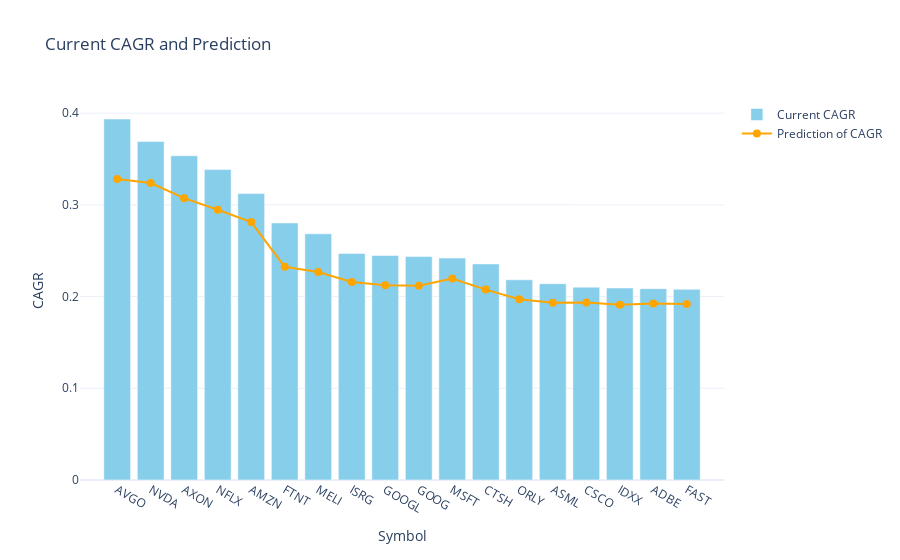

Notebook code for this chart:
### Code cell
# レイアウトを調整
fig.update_layout(
    title="Current CAGR and Prediction",
    xaxis=dict(title="Symbol"),
    yaxis=dict(
        tickvals=[0, 0.1, 0.2, 0.3, 0.4, 0.5],
        title="CAGR"
    ),
    template="plotly_white"
)

### Figure 1 — Plotly figure (JSON) as saved in the notebook; plotly's stock layout.template omitted (floating-point values rounded to 4 significant figures)
{"data": [{"marker": {"color": "skyblue"}, "name": "Current CAGR", "type": "bar", "x": ["AVGO", "NVDA", "AXON", "NFLX", "AMZN", "FTNT", "MELI", "ISRG", "GOOGL", "GOOG", "MSFT", "CTSH", "ORLY", "ASML", "CSCO", "IDXX", "ADBE", "FAST"], "y": [0.3936, 0.3691, 0.3536, 0.3385, 0.3123, 0.2803, 0.2685, 0.247, 0.2448, 0.2436, 0.242, 0.2356, 0.2183, 0.214, 0.2103, 0.2093, 0.2086, 0.2079]}, {"line": {"color": "orange", "width": 2}, "marker": {"size": 8}, "mode": "lines+markers", "name": "Prediction of CAGR", "type": "scatter", "x": ["AVGO", "NVDA", "AXON", "NFLX", "AMZN", "FTNT", "MELI", "ISRG", "GOOGL", "GOOG", "MSFT", "CTSH", "ORLY", "ASML", "CSCO", "IDXX", "ADBE", "FAST"], "y": [0.3281, 0.3238, 0.3073, 0.2947, 0.2813, 0.2324, 0.2268, 0.216, 0.2124, 0.2118, 0.2196, 0.2076, 0.1971, 0.1932, 0.1935, 0.191, 0.1924, 0.1918]}], "layout": {"title": {"text": "Current CAGR and Prediction"}, "xaxis": {"title": {"text": "Symbol"}}, "yaxis": {"tickvals": [0, 0.1, 0.2, 0.3, 0.4, 0.5], "title": {"text": "CAGR"}}}}
